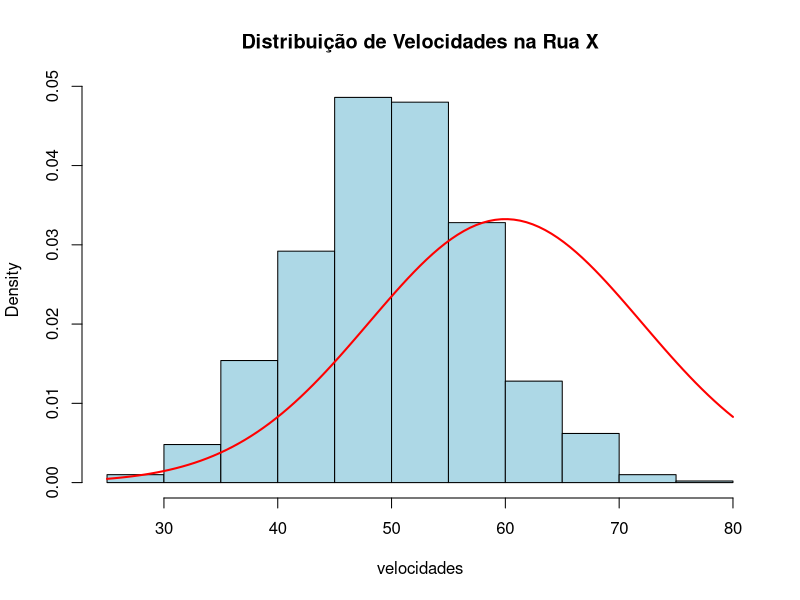
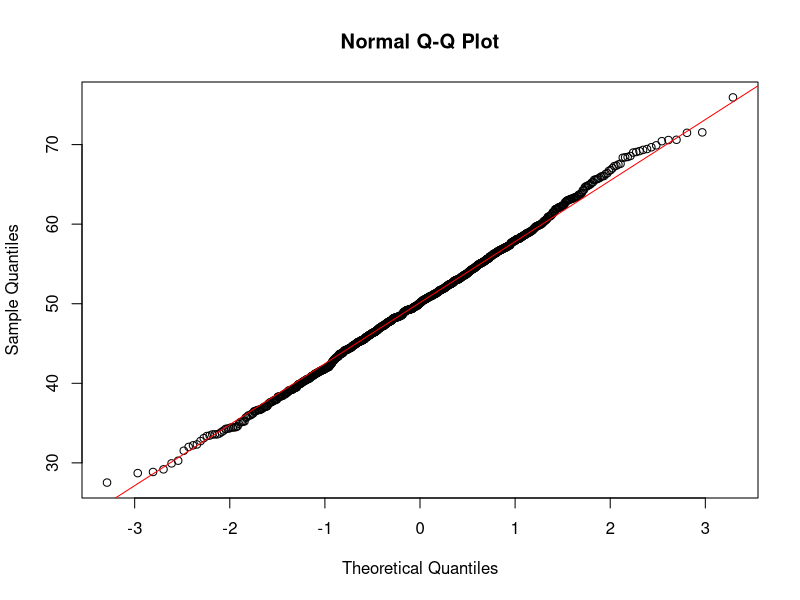
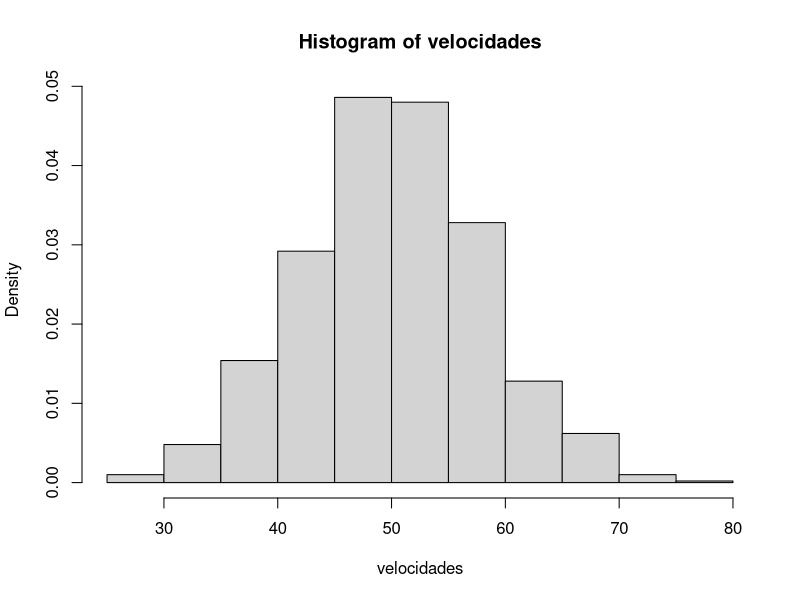

These figures' R source, in order:
set.seed(123)
velocidades <- rnorm(1000, mean=50, sd = 8)

mean(velocidades)
sd(velocidades)

hist(velocidades, 
     probability = TRUE, 
     col = 'lightblue', 
     main="Distribuição de Velocidades na Rua X")
curve(dnorm(x, mean=60, sd=12),
      col='red',
      lwd=2,
      add=TRUE)

shapiro.test(velocidades)

qqnorm(velocidades)
qqline(velocidades, col='red')

t.ks <- ks.test(velocidades, pnorm, mean=mean(velocidades), sd=sd(velocidades))
ks.test(velocidades, pnorm, mean=60, sd=12)


h <- hist(velocidades, probability = TRUE)
h$counts
h$mids
h$breaks

chsq <- chisq.test(h$counts)
chsq$observed
chsq$expected


chsq <- chisq.test(h$counts, p = dnorm(h$mids, mean=mean(velocidades), sd=sd(velocidades)), rescale.p = TRUE)
chsq$observed
chsq$expected


